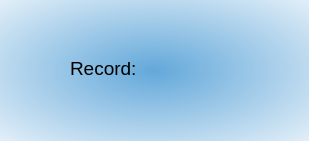
<?xml version="1.0" encoding="UTF-8"?>
<ui version="4.0">
 <class>Form</class>
 <widget class="QWidget" name="Form">
  <property name="geometry">
   <rect>
    <x>0</x>
    <y>0</y>
    <width>309</width>
    <height>141</height>
   </rect>
  </property>
  <property name="windowTitle">
   <string>Record</string>
  </property>
  <property name="windowIcon">
   <iconset>
    <normaloff>data/pyPlayer.png</normaloff>data/pyPlayer.png</iconset>
  </property>
  <property name="styleSheet">
   <string notr="true">background-color: qradialgradient(spread:pad, cx:0.5, cy:0.5, radius:0.869, fx:0.5, fy:0.5, stop:0 rgba(99, 168, 218, 255), stop:1 rgba(255, 255, 255, 255));</string>
  </property>
  <widget class="QLabel" name="label_record">
   <property name="geometry">
    <rect>
     <x>70</x>
     <y>60</y>
     <width>211</width>
     <height>16</height>
    </rect>
   </property>
   <property name="font">
    <font>
     <pointsize>14</pointsize>
    </font>
   </property>
   <property name="styleSheet">
    <string notr="true">
background-color: rgba(0, 0, 0, 0);</string>
   </property>
   <property name="text">
    <string>Record:</string>
   </property>
  </widget>
 </widget>
 <resources/>
 <connections/>
</ui>
